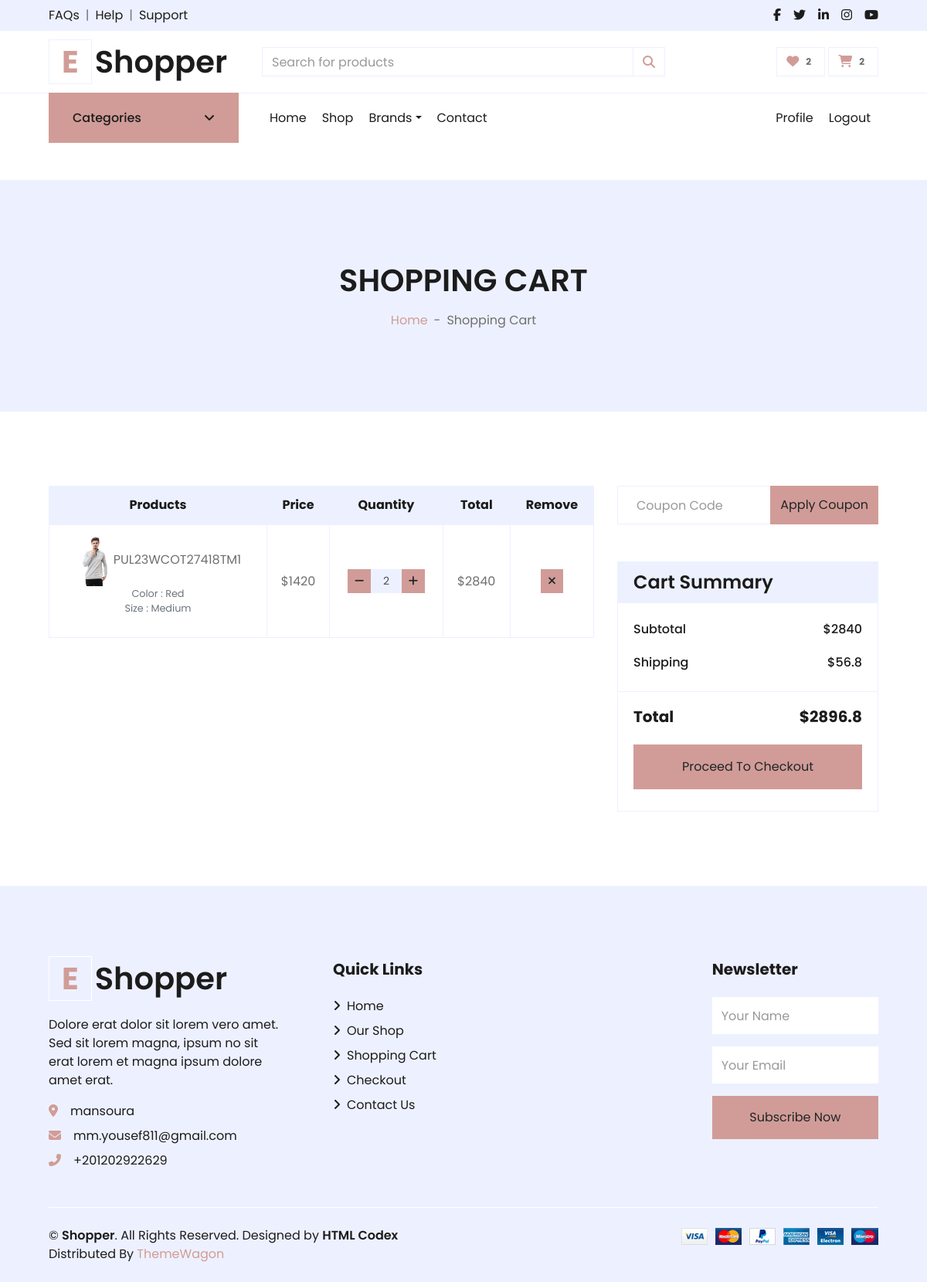
Page /cart/ (signed in) on the earlier database version.
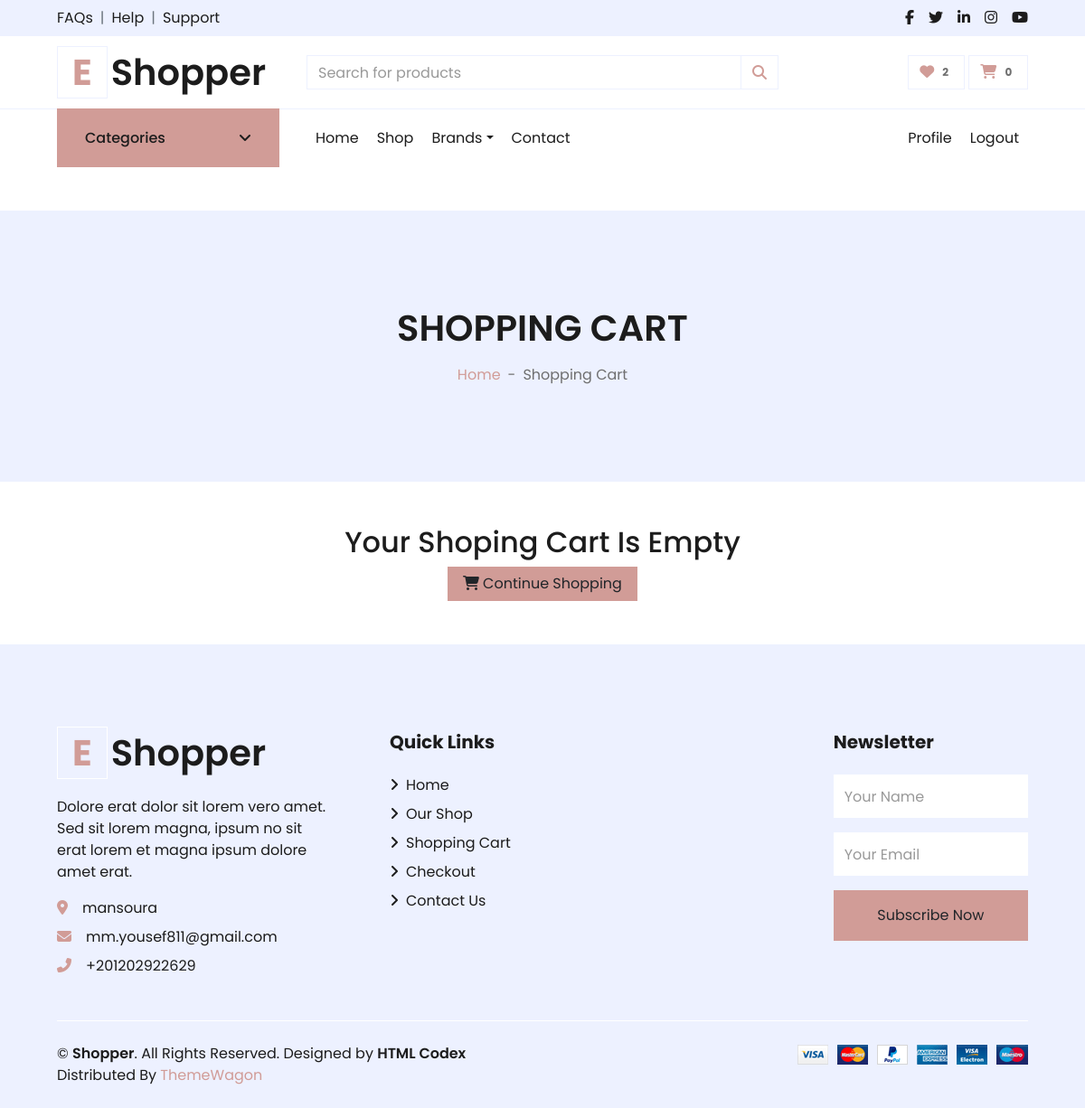
Same page on the later database version.
### carts/models.py (models this page shows)
class CartItem(models.Model):
    user = models.ForeignKey("accounts.User",null=True, on_delete=models.CASCADE)
    product = models.ForeignKey("products.Product", on_delete=models.CASCADE)
    variations = models.ManyToManyField("products.Variation",blank=True)
    cart = models.ForeignKey(Cart, on_delete=models.CASCADE , null=True)
    quantity = models.IntegerField()
    is_active = models.BooleanField(default=True)
    def sub_total(self):
        return self.product.price * self.quantity
    def __str__(self):
        return str(self.product)

### products/models.py (models this page shows, shortened)
class Product(models.Model):
    name = models.CharField(unique=True, max_length=50)
    image = models.ImageField(upload_to='product/')
    stock = models.IntegerField(default=1)
    price = models.IntegerField(default=0)
    discount = models.IntegerField(default=0)
    description = models.TextField(max_length=10000)
    created_at = models.DateTimeField( default=timezone.now)
    slug = models.SlugField(null=True,blank=True , unique=True)
    views = models.PositiveIntegerField(default=0)
    is_available = models.BooleanField(default=True)
    tags = TaggableManager()
    subcategory = models.ForeignKey("Subcategory",related_name='product_subcategory',null=True,blank=True, on_delete=models.CASCADE)
    PRDBrand = models.ForeignKey('Brand' ,related_name='product_brand', on_delete=models.CASCADE , blank=True, null=True ,verbose_name=_("Brand "))
    like = models.ManyToManyField(User , blank=True,related_name='product_favourite')
    class Meta:
        ordering = ["name"]
    def __str__(self):
        return self.name

class Variation(models.Model):
    product = models.ForeignKey(Product,  on_delete=models.CASCADE)
    variation_category = models.CharField( max_length=200 , choices=variation_category_choice)
    variation_value = models.CharField( max_length=200 )
    is_active = models.BooleanField(default=True)
    created_at = models.DateTimeField(  auto_now_add=True)
    objects = VariationManager()

### carts/views.py (the view)
# urls.py: path('', views.cart , name='cart'),
def cart(request , total = 0 , quantity = 0 , cart_items = None):
    try:
        tax = 0
        grand_total = 0
        if request.user.is_authenticated:
            cart_items = CartItem.objects.filter(user=request.user , is_active = True)
        else:
            cart = Cart.objects.get(cart_id=_cart_id(request))
            cart_items = CartItem.objects.filter(cart=cart , is_active = True)
        for cart_item in cart_items:
            total += (cart_item.product.price * cart_item.quantity)
            quantity += cart_item.quantity
        tax = (2 * total) / 100
        grand_total = total + tax
    except ObjectDoesNotExist:
        pass
    context = {
        'total':total ,
        'quantity':quantity,
        'cart_items':cart_items,
        'tax':tax,
        'grand_total':grand_total,
    }
    return render(request , 'cart.html' , context)

### accounts/favourite_context.py (called while the page is built)
def counter(request):
    product_count = 0
    if request.user.is_authenticated:
        if 'admin' in request.path:
            return{}
        else :
            try :
                user_favourites = Product.objects.filter(like=request.user)
                product_count = user_favourites.count()
            except Product.DoesNotExist:
                product_count=0
    return dict(product_count=product_count)

### carts/cart_context.py (called while the page is built)
def cart_count(request):
    cart_counter = 0
    if 'admin' in request.path:
        return{}
    else:
        try:
            cart = Cart.objects.filter(cart_id=_cart_id(request))
            if request.user.is_authenticated:
                cart_items = CartItem.objects.all().filter(user=request.user)
            else:
                cart_items = CartItem.objects.all().filter(cart=cart[:1])
            for cart_item in cart_items:
                cart_counter += cart_item.quantity
        except Cart.DoesNotExist :
            cart_counter = 0
    return dict(cart_counter=cart_counter)

### carts/views.py (called while the page is built)
def _cart_id(request):
    cart = request.session.session_key
    if not cart:
        cart = request.session.create()
    return cart

### carts/templates/cart.html (shortened to what the changed rows need)
{% extends "base.html" %}
{% load static %}
{% block body %}
<div class="container-fluid bg-secondary mb-5">
    <div class="d-flex flex-column align-items-center justify-content-center" style="min-height: 300px">
        <h1 class="font-weight-semi-bold text-uppercase mb-3">Shopping Cart</h1>
    </div>
</div>
{% if not cart_items %}
<h2 class="text-center">Your Shoping Cart Is Empty</h2>
<div class="d-flex justify-content-center">
    <a href="{% url 'product_list' %}" class="btn btn-primary px-3"><i class="fa fa-shopping-cart mr-1"></i>Continue
        Shopping</a>
</div>
{% else %}
<div class="container-fluid pt-5">
    <div class="row px-xl-5">
        <div class="col-lg-8 table-responsive mb-5">
            <table class="table table-bordered text-center mb-0">
                <thead class="bg-secondary text-dark">
                    <tr>
                        <th>Products</th>
                        <th>Price</th>
                        <th>Quantity</th>
                        <th>Total</th>
                        <th>Remove</th>
                    </tr>
                </thead>
                <tbody class="align-middle">
                    {% for cart_item in cart_items %}
                    <tr>
                        <td class="align-middle"><img src="{{cart_item.product.image.url}}" alt=""
                                style="width: 50px;">{{cart_item}}
                            <p class="text-muted small">
                                {% if cart_item.variations.all %}
                                {% for item in cart_item.variations.all  %}
                                {{item.variation_category|capfirst}} :
                                {{item.variation_value|capfirst}}<br>
                                {% endfor %}
                                {% endif %}
                            </p>
                        </td>
                        <td class="align-middle">${{cart_item.product.price}}</td>
                        <td class="align-middle">
                            <div class="input-group quantity mx-auto" style="width: 100px;">
                                <div class="input-group-btn">
                                    <a href="{% url 'decrement_cart' cart_item.product.id cart_item.id%}"
                                        class="btn btn-sm btn-primary btn-minus">
                                        <i class="fa fa-minus"></i>
                                    </a>
                                </div>
                                <input type="text" class="form-control form-control-sm bg-secondary text-center"
                                    value="{{cart_item.quantity}}">
                                <div class="input-group-btn">
                                    <form action="{% url 'add_cart' cart_item.product.id%}" method="POST">
                                        <button type="submit"
                                            class="btn btn-sm btn-primary btn-plus">
                                            <i class="fa fa-plus"></i>
                                        </button>
                                    </form>
                                </div>
                            </div>
                        </td>
                        <td class="align-middle">${{cart_item.sub_total}}</td>
                        <td class="align-middle"><a href="{% url 'delete_cart' cart_item.product_id cart_item.id %}"
                            onclick="return confirm('Are You Sure You Want To Delete This Item ?')"
                                class="btn btn-sm btn-primary"><i class="fa fa-times"></i></a></td>
                    </tr>
                    {% endfor %}
                </tbody>
            </table>
        </div>
        <div class="col-lg-4">
            <form class="mb-5" action="">
                <div class="input-group">
                    <input type="text" class="form-control p-4" placeholder="Coupon Code">
                    <div class="input-group-append">
                        <button class="btn btn-primary">Apply Coupon</button>
                    </div>
                </div>
            </form>
            <div class="card border-secondary mb-5">
                <div class="card-header bg-secondary border-0">
                    <h4 class="font-weight-semi-bold m-0">Cart Summary</h4>
                </div>
                <div class="card-body">
                    <div class="d-flex justify-content-between mb-3 pt-1">
                        <h6 class="font-weight-medium">Subtotal</h6>
                        <h6 class="font-weight-medium">${{total}}</h6>
                    </div>
                    <div class="d-flex justify-content-between">
                        <h6 class="font-weight-medium">Shipping</h6>
                        <h6 class="font-weight-medium">${{tax}}</h6>
                    </div>
                </div>
                <div class="card-footer border-secondary bg-transparent">
                    <div class="d-flex justify-content-between mt-2">
                        <h5 class="font-weight-bold">Total</h5>
                        <h5 class="font-weight-bold">${{grand_total}}</h5>
                    </div>
                    <a href="{% url 'checkout'%}" class="btn btn-block btn-primary my-3 py-3">Proceed To Checkout</a>
                </div>
            </div>
        </div>
    </div>
</div>
{% endif %}
{% endblock body %}

### templates/base.html (shortened to what the changed rows need)
{% load static %}
<!DOCTYPE HTML>
<html lang="en">
<head>
    <link href="https://cdnjs.cloudflare.com/ajax/libs/font-awesome/5.10.0/css/all.min.css" rel="stylesheet">
    <link href="{% static 'lib/owlcarousel/assets/owl.carousel.min.css'%}" rel="stylesheet">
    <link href="{% static 'css/style.css'%}" rel="stylesheet">
    <link href="{% static 'css/all.min.css'%}" rel="stylesheet">
</head>
<body>
    <div class="container-fluid">
        <div class="row bg-secondary py-2 px-xl-5">
        </div>
        <div class="row align-items-center py-3 px-xl-5">
            <div class="col-lg-3 d-none d-lg-block">
                <a href="/" class="text-decoration-none">
                    <h1 class="m-0 display-5 font-weight-semi-bold"><span
                            class="text-primary font-weight-bold border px-3 mr-1">E</span>{{about_site.site_name}}</h1>
                </a>
            </div>
            <div class="col-lg-3 col-6 text-right">
                <a href="{% url 'cart'%}" class="btn border">
                    <i class="fas fa-shopping-cart text-primary"></i>
                    <span class="badge">{{cart_counter}}</span>
                </a>
            </div>
        </div>
    </div>
    <div class="container-fluid mb-5">
        <div class="row border-top px-xl-5">
        </div>
    </div>
    {% block body %}
    {% endblock body %}
    <div class="container-fluid bg-secondary text-dark mt-5 pt-5">
        <div class="row px-xl-5 pt-5">
            <div class="col-lg-4 col-md-12 mb-5 pr-3 pr-xl-5">
                <a href="/" class="text-decoration-none">
                    <h1 class="mb-4 display-5 font-weight-semi-bold"><span
                            class="text-primary font-weight-bold border border-white px-3 mr-1">E</span>{{about_site.site_name}}
                    </h1>
                </a>
            </div>
        </div>
        <div class="row border-top border-light mx-xl-5 py-4">
        </div>
    </div>
</body>
</html>

Differences in the rows shown:
removed CartItem: product.image (picture), product.name "PUL23WCOT27418TM1", product.price "1420", quantity "2", sub_total "2840"
no longer on this page (row unchanged): Variation: variation_category "Color", variation_value "Red"
no longer on this page (row unchanged): Variation: variation_category "Size", variation_value "Medium"
Other differences:
{{ cart_counter }}: "2" → "0"
{{ total }}: "2840" → (not shown)
{{ tax }}: "56.8" → (not shown)
{{ grand_total }}: "2896.8" → (not shown)
text no longer shown: "Products Price Quantity Total Remove Apply Coupon Cart Summary Subtotal $ Shipping $ Total $ Proceed To Checkout"
text now shown: "Your Shoping Cart Is Empty Continue Shopping"
